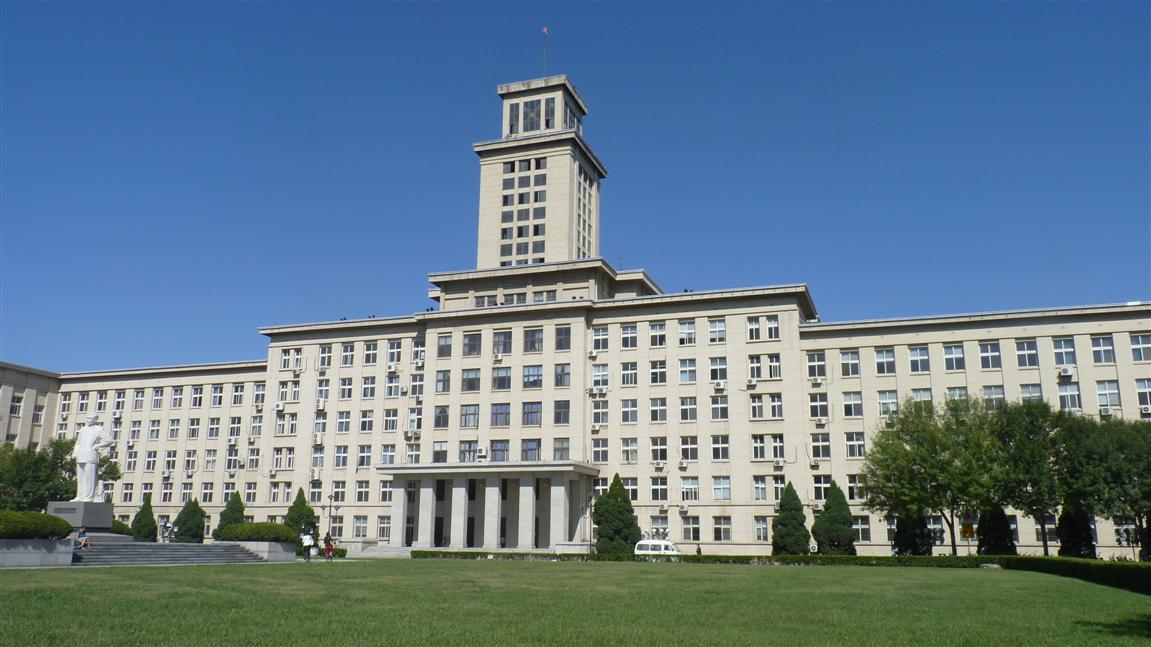
//> input picture 机器视觉技术/机器视觉实验/机器视觉实验sfy/0519_2412526_史峰源_实验四/testimg.jpg, 1151 x 647 px
$ ./p_tile_thresholding   (built with g++ and OpenCV 4)
//> lines starting //> are read from the running program, lines starting //| are printed output that depends on the picture; after the words box and inside, x2 and y2 are one past the last pixel; in counts of white or black regions, pixels touching at a corner belong together
#include <iostream>
#include <fstream>
#include "opencv2/opencv.hpp"
#include "opencv2/imgproc/imgproc.hpp"
#include "opencv2/highgui/highgui.hpp"
#include <stdio.h>
using namespace cv;
using namespace std;

Mat myThresholdP(Mat img)
{
	// 初始化与原图同等大小和类型的全黑图像
	Mat ThresholdPImg = Mat::zeros(img.size(), CV_8UC1);

	/*
	p率阈值化代码实现
	*/

	// 1. 统计图像的灰度直方图
	int hist[256] = {0};
	int total_pixels = img.rows * img.cols;
	for (int i = 0; i < img.rows; i++) {
		for (int j = 0; j < img.cols; j++) {
			hist[img.at<uchar>(i, j)]++;
		}
	}

	// 2. 设定目标物体的面积占比 p 率
	double p = 0.4;
	int target_pixels = total_pixels * p;

	// 3. 根据p率寻找阈值
	int sum = 0;
	int threshold_value = 0;
	for (int i = 255; i >= 0; i--) {
		sum += hist[i];
		if (sum >= target_pixels) {
			threshold_value = i;
			break;
		}
	}

	// 4. 应用求得的阈值进行二值化
	for (int i = 0; i < img.rows; i++) {
		for (int j = 0; j < img.cols; j++) {
			if (img.at<uchar>(i, j) >= threshold_value) {
				ThresholdPImg.at<uchar>(i, j) = 255;
			} else {
				ThresholdPImg.at<uchar>(i, j) = 0;
			}
		}
	}

	return ThresholdPImg;
}

void main()
{
	Mat input = imread("testimg.jpg");
//> input is the input picture: 647 rows x 1151 cols, CV_8UC3; mean B, G, R 141.3, 123.7, 99.5
	if (input.empty()) {
		cout << "无法读取图像，请确认相对路径下存在 testimg.jpg 文件！" << endl;
		return;
	}

	Mat gray;
	//彩色图转为灰度图
	cvtColor(input, gray, COLOR_BGR2GRAY);
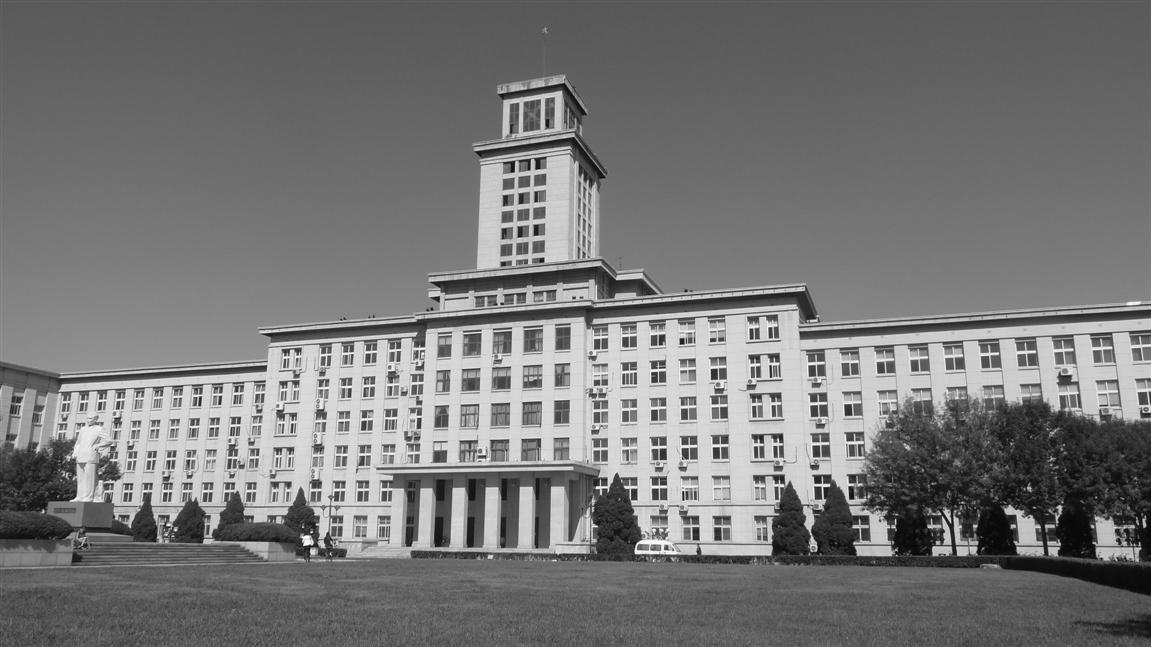
//> gray: 647 rows x 1151 cols, CV_8UC1; min 0, max 255, mean 118.4

	//灰度图p率阈值化代码的实现
	Mat ThresholdPImg = myThresholdP(gray);
//> after the loop in myThresholdP, `for (int i = 0; i < img.rows; i++)`: hist = 256 values, max 16576 at index 92, min 1 at index 0, mean 2909
//> the loop in myThresholdP, `for (int i = 255; i >= 0; i--)` made 142 passes
//> sum on passes 1 to 12: 10, 73, 125, 167, 202, 238, 275, 327, 379, 441, 516, 597
//> after the loop in myThresholdP, `for (int i = 255; i >= 0; i--)`: sum = 304062
//> after the loop in myThresholdP, `for (int i = 0; i < img.rows; i++)`:
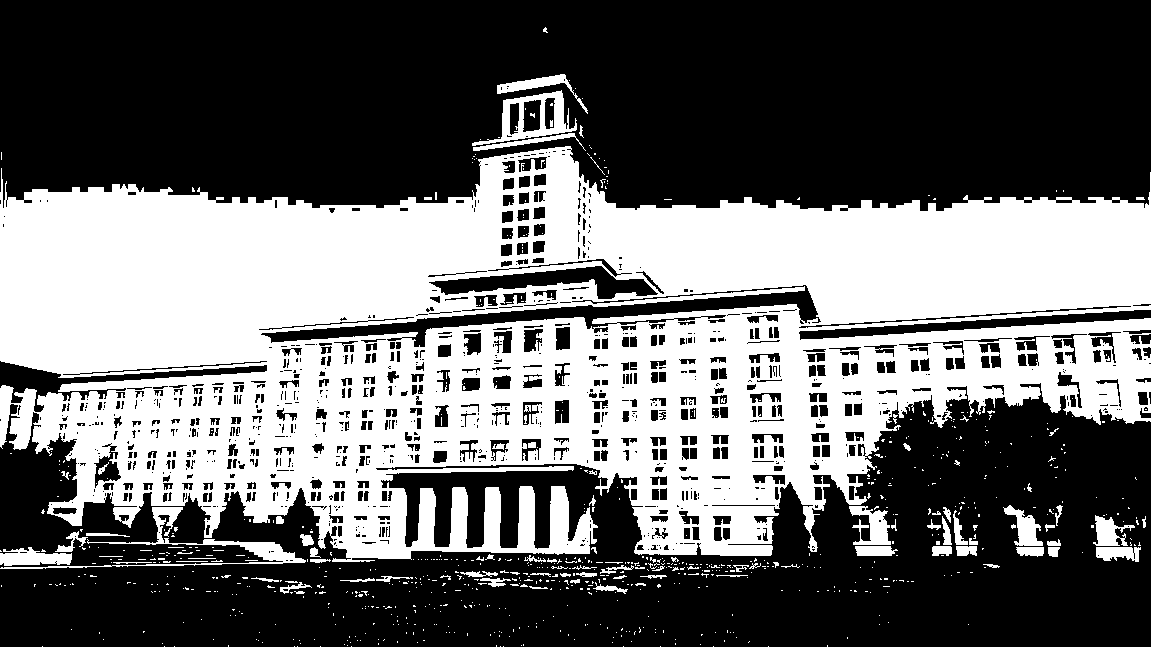
//> ThresholdPImg: 647 rows x 1151 cols, CV_8UC1; 40.8% white; 825 white regions (736 under 20 px), largest, box (x1, y1, x2, y2) and area: (0, 146, 1151, 562) 287990, (0, 507, 306, 569) 2082, (472, 90, 577, 146) 1773

	imshow("input", input);
	imshow("gray", gray);
	imshow("ThresholdPImg", ThresholdPImg);
	waitKey(0);
}
